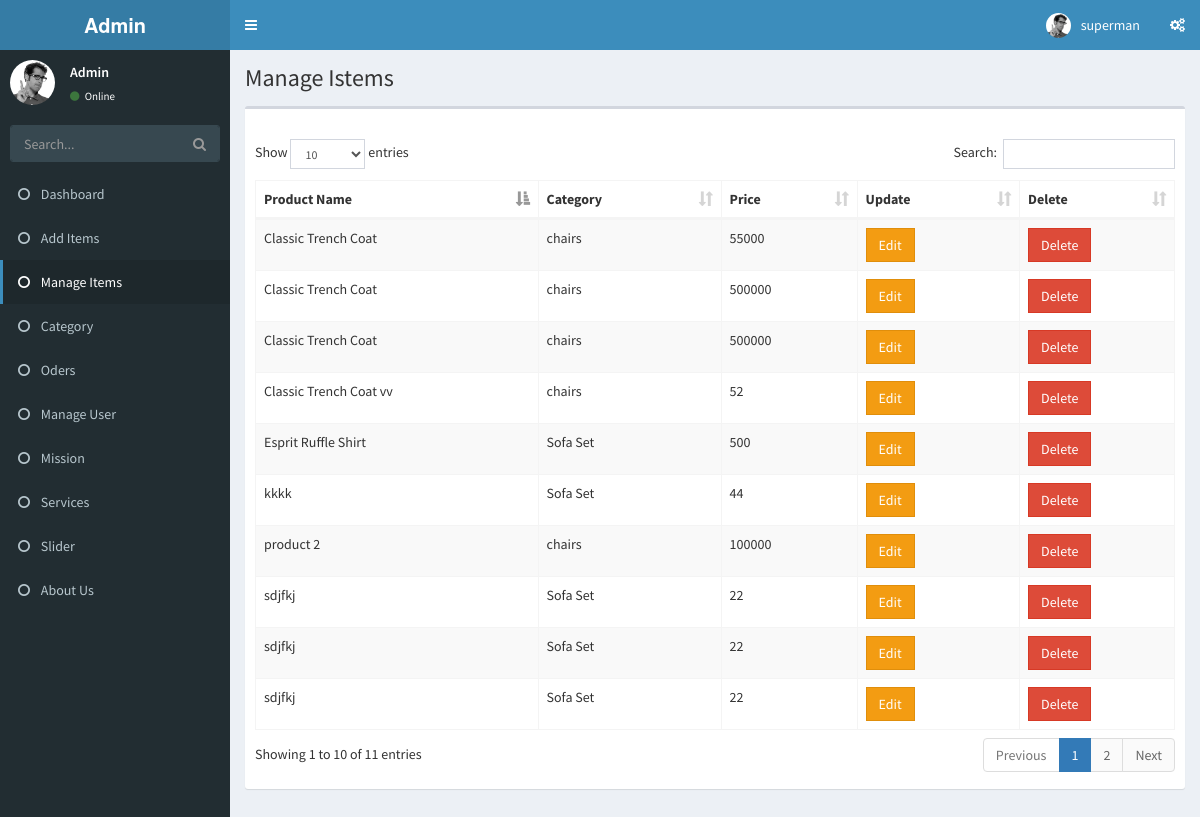
The app's page /product_list.php (signed in) with its own data.
### tables this page shows
CREATE TABLE `products` (
  `PRODUCT_ID` int(255) NOT NULL,
  `PRODUCT_NAME` varchar(255) NOT NULL,
  `PRODUCT_IMAGE` text NOT NULL,
  `CATEGORY` varchar(255) NOT NULL,
  `cat_id` int(255) NOT NULL,
  `PRICE` varchar(255) NOT NULL,
  `DISCOUNT_PRICE` varchar(10) NOT NULL,
  `PRODUCT_DES` longtext NOT NULL,
  `ATTRIBUTES` varchar(30) NOT NULL
);

### product_list.php (the view, shortened to what this page needs)
<?php
$page = 'product_list';
?>
<?php include 'include/header.php'; ?>
<?php include 'include/navigation.php'; ?>
  <div class="content-wrapper">
    <section class="content-header">
      <h1>
        Manage Istems
      </h1>
    </section>
    <section class="content">
          <div class="box">
            <div class="box-header">
            </div>
            <div class="box-body">
              <table id="example1" class="table table-bordered table-striped">
                <thead>
                <tr>
                  <th>Product Name </th>
                  <th> Category </th>
                  <th> Price </th>
                  <th> Update </th>
                  <th> Delete </th>
                </tr>
                </thead>
                <tbody>
<?php
           $query = "SELECT * FROM products";
        $select_image = mysqli_query($connection, $query);
      while($row = mysqli_fetch_assoc($select_image)){
          $id = $row['PRODUCT_ID'];
          $product_name = $row['PRODUCT_NAME'];
          $cat_name = $row['CATEGORY'];
          $price = $row['PRICE'];
 ?>
                <tr>
                  <td><?php echo $product_name; ?></td>
                  <td><?php echo $cat_name; ?></td>
                  <td><?php echo $price; ?></td>
                  <td>  <a href="product_edit.php?p_id=<?php echo $id; ?> " class="btn btn-flat btn-warning" > Edit </a> </td>
                  <td><button type="button" class="btn btn-flat btn-danger" data-toggle="modal" data-target="#delete<?php echo $id; ?>"> Delete </button></td>
                </tr>
              <?php } ?>
                </tbody>
               </table>
            </div>
          </div>
    </section>
  </div>
  <?php include 'include/footer.php'; ?>

### include/header.php (shortened to what this page needs)
<!DOCTYPE html>
<html>
<head>
  <link rel="stylesheet" href="bower_components/bootstrap/dist/css/bootstrap.min.css">
  <link rel="stylesheet" href="bower_components/font-awesome/css/font-awesome.min.css">
  <link rel="stylesheet" href="bower_components/datatables.net-bs/css/dataTables.bootstrap.min.css">
  <link rel="stylesheet" href="bower_components/Ionicons/css/ionicons.min.css">
  <link rel="stylesheet" href="dist/css/AdminLTE.min.css">
  <link rel="stylesheet" href="dist/css/skins/_all-skins.min.css">
  <link rel="stylesheet" href="bower_components/morris.js/morris.css">
  <link rel="stylesheet" href="bower_components/jvectormap/jquery-jvectormap.css">
  <link rel="stylesheet" href="bower_components/bootstrap-datepicker/dist/css/bootstrap-datepicker.min.css">
  <link rel="stylesheet" href="bower_components/bootstrap-daterangepicker/daterangepicker.css">
  <link rel="stylesheet" href="plugins/bootstrap-wysihtml5/bootstrap3-wysihtml5.min.css">
  <link rel="stylesheet" href="dist/css/custom.css">
</head>
<body class="hold-transition skin-blue sidebar-mini">
<div class="wrapper">
  <header class="main-header">
    <a href="index2.html" class="logo">
      <span class="logo-lg"><b>Admin</b></span>
    </a>
    <nav class="navbar navbar-static-top">
      <a href="#" class="sidebar-toggle" data-toggle="push-menu" role="button">
      </a>
      <div class="navbar-custom-menu">
        <ul class="nav navbar-nav">
          <li class="dropdown user user-menu">
            <a href="#" class="dropdown-toggle" data-toggle="dropdown">
              <img src="dist/img/user2-160x160.jpg" class="user-image" alt="User Image">
              <span class="hidden-xs"><?php echo $_SESSION['user_name']; ?></span>
            </a>
          </li>
          <li>
            <a href="#" data-toggle="control-sidebar"><i class="fa fa-gears"></i></a>
          </li>
        </ul>
      </div>
    </nav>
  </header>

### include/navigation.php (shortened to what this page needs)
<aside class="main-sidebar">
  <section class="sidebar">
    <div class="user-panel">
      <div class="pull-left image">
        <img src="dist/img/user2-160x160.jpg" class="img-circle" alt="User Image">
      </div>
      <div class="pull-left info">
        <p>Admin</p>
        <a href="#"><i class="fa fa-circle text-success"></i> Online</a>
      </div>
    </div>
    <form action="#" method="get" class="sidebar-form">
      <div class="input-group">
        <input type="text" name="q" class="form-control" placeholder="Search...">
        <span class="input-group-btn">
              <button type="submit" name="search" id="search-btn" class="btn btn-flat"><i class="fa fa-search"></i>
              </button>
            </span>
      </div>
    </form>
    <ul class="sidebar-menu" data-widget="tree">
      <li class="treeview">
        <li class=" <?= ($page == 'dashboard')? 'active' : '' ?> " ><a href="dashboard.php" ><i class="fa fa-circle-o"></i> Dashboard </a></li>
        <li class=" <?= ($page == 'add-items')? 'active' : '' ?> "><a href="add-items.php"><i class="fa fa-circle-o"></i> Add Items </a></li>
        <li class=" <?= ($page == 'product_list')? 'active' : '' ?> "><a href="product_list.php"><i class="fa fa-circle-o"></i> Manage Items </a></li>
        <li class=" <?= ($page == 'category')? 'active' : '' ?> "><a href="category.php"><i class="fa fa-circle-o"></i> Category </a></li>
        <li class=" <?= ($page == 'manage-orders')? 'active' : '' ?> "><a href="manage-orders.php"><i class="fa fa-circle-o"></i> Oders </a></li>
        <li class=" <?= ($page == 'manage-user')? 'active' : '' ?> "><a href="manage-user.php"><i class="fa fa-circle-o"></i> Manage User </a></li>
        <li class=" <?= ($page == 'mission')? 'active' : '' ?> "><a href="mission.php"><i class="fa fa-circle-o"></i> Mission </a></li>
        <li class=" <?= ($page == 'service')? 'active' : '' ?> "><a href="service.php"><i class="fa fa-circle-o"></i> Services </a></li>
        <li class=" <?= ($page == 'slider')? 'active' : '' ?> "><a href="slider.php"><i class="fa fa-circle-o"></i> Slider </a></li>
        <li class=" <?= ($page == 'about')? 'active' : '' ?> "><a href="about.php"><i class="fa fa-circle-o"></i> About Us </a></li>
      </li>
    </ul>
  </section>
</aside>

### include/footer.php (shortened to what this page needs)
</div>
</body>
</html>

### records on screen
products: PRODUCT_NAME "Esprit Ruffle Shirt", CATEGORY "Sofa Set", PRICE "500"
products: PRODUCT_NAME "Classic Trench Coat vv", CATEGORY "chairs", PRICE "52"
products: PRODUCT_NAME "kkkk", CATEGORY "Sofa Set", PRICE "44"
products: PRODUCT_NAME "Classic Trench Coat", CATEGORY "chairs", PRICE "55000"
products: PRODUCT_NAME "Classic Trench Coat", CATEGORY "chairs", PRICE "500000"
products: PRODUCT_NAME "Classic Trench Coat", CATEGORY "chairs", PRICE "500000"
products: PRODUCT_NAME "product 2", CATEGORY "chairs", PRICE "100000"
products: PRODUCT_NAME "sdjfkj", CATEGORY "Sofa Set", PRICE "22"
products: PRODUCT_NAME "sdjfkj", CATEGORY "Sofa Set", PRICE "22"
products: PRODUCT_NAME "sdjfkj", CATEGORY "Sofa Set", PRICE "22"

### other values on screen
$_SESSION['user_name'] "superman"
